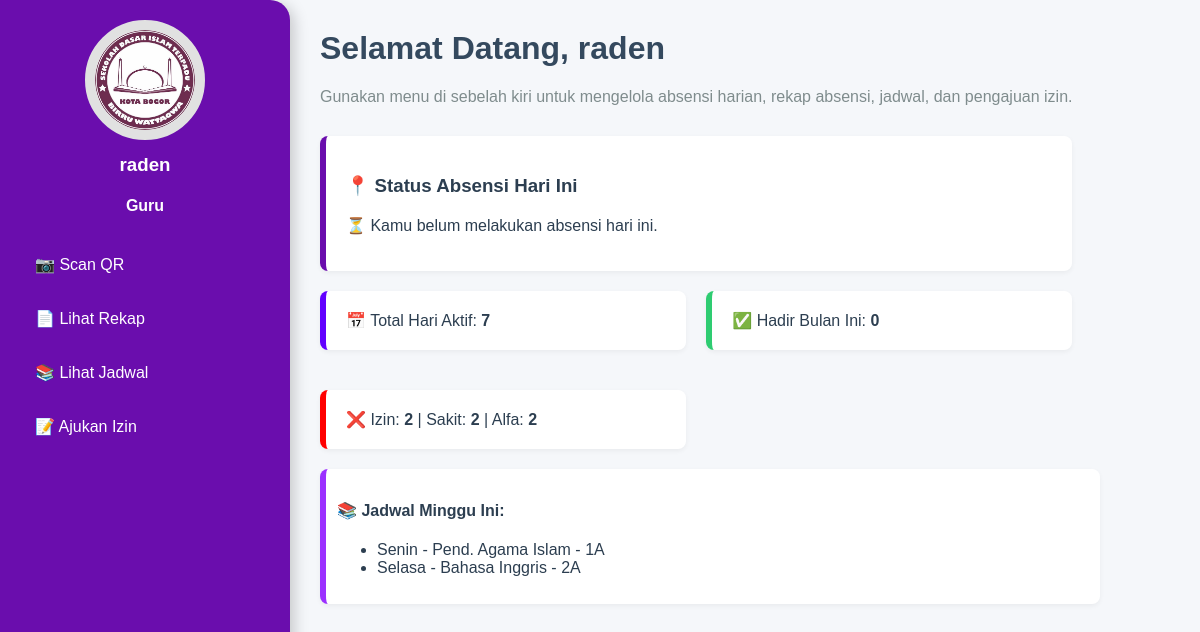
The app's page /dashboard/guru/ (signed in), older data.
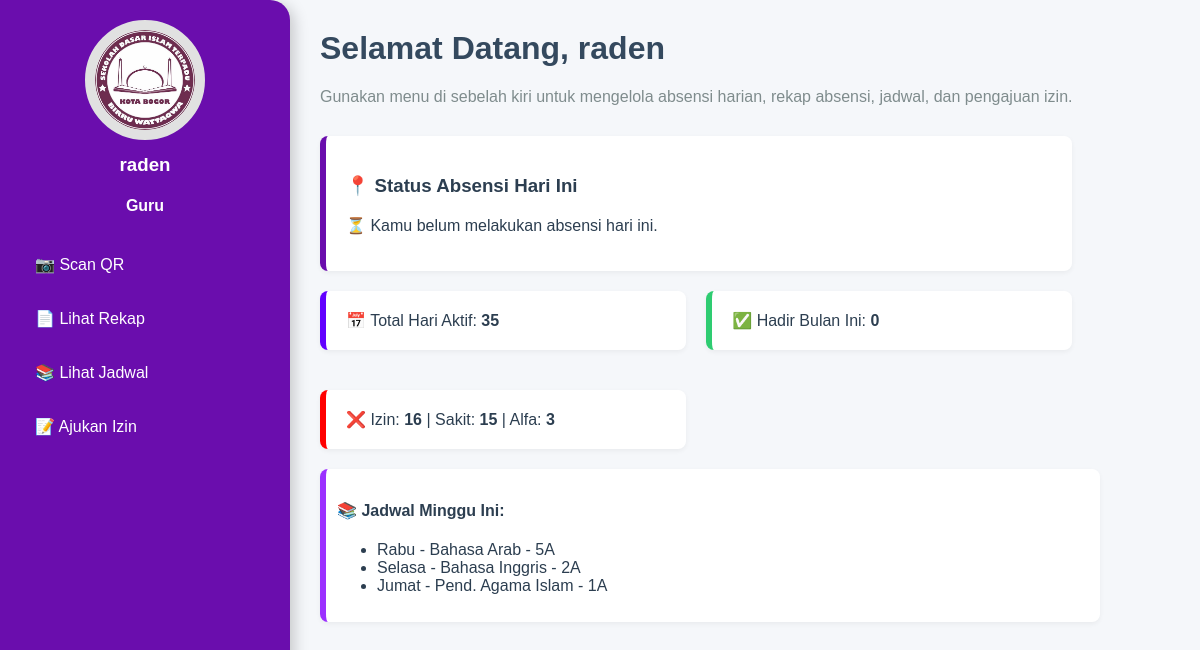
The same page, newer data.
### birruwattaqwa/models.py (models this page shows, shortened)
class JadwalGuru(models.Model):
    MATA_PELAJARAN_CHOICES = [
        ('IPA', 'IPA'),
        ('IPS', 'IPS'),
        ('Bahasa Indonesia', 'Bahasa Indonesia'),
        ('Bahasa Inggris', 'Bahasa Inggris'),
        ('Bahasa Arab', 'Bahasa Arab'),
        ('Matematika', 'Matematika'),
        ('PKN', 'PKN'),
        ('Seni Budaya', 'Seni Budaya'),
        ('Penjaskes', 'Penjaskes'),
        ('Pend. Agama Islam', 'Pend. Agama Islam'),
    ]
    HARI_CHOICES = [
        ('Senin', 'Senin'),
        ('Selasa', 'Selasa'),
        ('Rabu', 'Rabu'),
        ('Kamis', 'Kamis'),
        ('Jumat', 'Jumat'),
        ('Sabtu', 'Sabtu'),
    ]
    KELAS_CHOICES = [
        ('1A', '1A'),
        ('1B', '1B'),
        ('2A', '2A'),
        ('2B', '2B'),
        ('3A', '3A'),
        ('3B', '3B'),
        ('4A', '4A'),
        ('4B', '4B'),
        ('5A', '5A'),
        ('5B', '5B'),
        ('6A', '6A'),
        ('6B', '6B')
    ]
    guru = models.ForeignKey(User, on_delete=models.CASCADE)
    hari = models.CharField(max_length=20, choices=HARI_CHOICES)
    jam_mulai = models.TimeField()
    jam_selesai = models.TimeField()
    mata_pelajaran = models.CharField(max_length=100, choices=MATA_PELAJARAN_CHOICES)
    kelas = models.CharField(max_length=10, choices=KELAS_CHOICES)

### birruwattaqwa/views.py (the view)
# urls.py: path('dashboard/guru/', dashboard_guru, name='dashboard_guru'),
@login_required
def dashboard_guru(request):
    today = timezone.now().date()
    bulan_ini = today.replace(day=1)
    tujuh_hari_lalu = today - timedelta(days=6)
    absensi_user = Absensi.objects.filter(guru=request.user)
    total_hadir_bulan_ini = absensi_user.filter(status='Hadir', tanggal__gte=bulan_ini).count()
    total_izin_bulan_ini = absensi_user.filter(status='Izin', tanggal__gte=bulan_ini).count()
    total_sakit_bulan_ini = absensi_user.filter(status='Sakit', tanggal__gte=bulan_ini).count()
    total_alpha_bulan_ini = absensi_user.filter(status='Alfa', tanggal__gte=bulan_ini).count()
    total_hari_aktif = absensi_user.count()
    jadwal_minggu_ini = JadwalGuru.objects.filter(guru=request.user)
    context = {
        'total_hadir_bulan_ini': total_hadir_bulan_ini,
        'total_izin_bulan_ini': total_izin_bulan_ini,
        'total_sakit_bulan_ini': total_sakit_bulan_ini,
        'total_alpha_bulan_ini': total_alpha_bulan_ini,
        'total_hari_aktif': total_hari_aktif,
        'jadwal_minggu_ini': jadwal_minggu_ini,
    }
    return render(request, 'birruwattaqwa/guru/dashboard_guru.html', context)

### birruwattaqwa/templates/birruwattaqwa/guru/dashboard_guru.html (shortened to what this page needs)
{% load static %}
<!DOCTYPE html>
<html lang="id">
<head>
    <link rel="stylesheet" href="{% static 'css/guru/Dash_guru.css' %}">
    <link rel="stylesheet" href="{% static 'css/guru/isi_dash_guru.css' %}">
</head>
<body>
    <div class="dashboard">
        <div class="sidebar">
            <div class="profile">
                <a href="{% url 'dashboard_guru' %}">
                    <img src="/media/logo.jpeg" alt="Foto Guru">
                </a>
                <h3>{{ request.user }} </h3>
                <h4><a href="#"></a>Guru</h4>
            </div>
            <ul>
                <li><a href="{% url 'scan_qr_view' %}">📷 Scan QR</a></li>
                <li><a href="{% url 'rekap_guru' %}">📄 Lihat Rekap</a></li>
                <li><a href="{% url 'jadwal_guru' %}">📚 Lihat Jadwal</a></li>
                <li><a href="{% url 'absent' %}">📝 Ajukan Izin</a></li>
            </ul>
        </div>
        <div class="content">
            <h1>Selamat Datang, {{ request.user }}</h1>
            <div class="paragraf">
                Gunakan menu di sebelah kiri untuk mengelola absensi harian, rekap absensi, jadwal, dan pengajuan izin.
            </div>
            {%block content%}
            <div class="absensi-status card">
                <h3>📍 Status Absensi Hari Ini</h3>
                {% if status %}
                <p>✅ Kamu sudah absen sebagai <strong>{{ status }}</strong>.</p>
                {% else %}
                <p>⏳ Kamu belum melakukan absensi hari ini.</p>
                {% endif %}
            </div>
            <div class="summary-cards">
                <div class="summary-cards">
                    <div class="card card-hadir">📅 Total Hari Aktif: <strong>{{ total_hari_aktif }}</strong></div>
                    <div class="card card-hadir-bulan">✅ Hadir Bulan Ini: <strong>{{ total_hadir_bulan_ini }}</strong>
                    </div>
                    <div class="card card-izin-sakit-alfa">❌ Izin: <strong>{{ total_izin_bulan_ini }}</strong> |
                        Sakit: <strong>{{ total_sakit_bulan_ini }}</strong> | Alfa: <strong>{{ total_alpha_bulan_ini}}</strong>
                    </div>
                </div>
            </div>
            <div class="jadwal">
                <div class="card card-jadwal-minggu" style="padding: 11px;">
                    <h4>📚 Jadwal Minggu Ini:</h4>
                    {% if jadwal_minggu_ini %}
                    <ul>
                        {% for jadwal in jadwal_minggu_ini %}
                        <li>{{ jadwal.hari }} - {{ jadwal.mata_pelajaran }} - {{ jadwal.kelas }}</li>
                        {% endfor %}
                    </ul>
                    {% else %}
                    <p><em>Tidak ada jadwal minggu ini.</em></p>
                    {% endif %}
                </div>
            </div>
            {% endblock %}
        </div>
    </div>
</body>
</html>

Row changes from the older to the newer data that the page shows:
changed JadwalGuru: hari "Senin" → "Rabu"; mata_pelajaran "Pend. Agama Islam" → "Bahasa Arab"; kelas "1A" → "5A"
added JadwalGuru: hari "Jumat", mata_pelajaran "Pend. Agama Islam", kelas "1A"
Text that changed along with them:
{{ total_hari_aktif }}: "7" → "35"
{{ total_izin_bulan_ini }}: "2" → "16"
{{ total_sakit_bulan_ini }}: "2" → "15"
{{ total_alpha_bulan_ini }}: "2" → "3"
